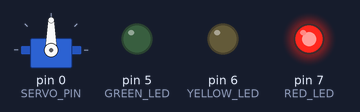
Bench run of a sketch on a simulated Arduino Uno, built with avr-gcc and run on an emulated ATmega328P. Parts: servo, output pins drawn as LEDs (lit = HIGH).

Above: at 0.05 s.
At 2.5 s:
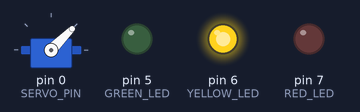
At 4.95 s:
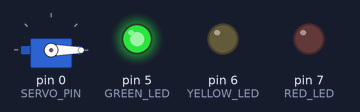
Timing chart, 0 to 6.5 s (numbered marks = the images above):
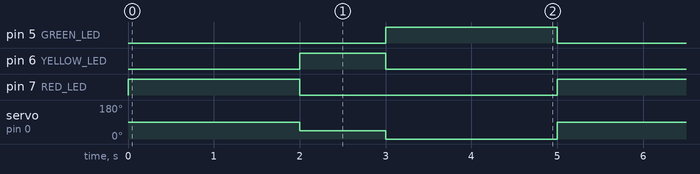

Measured:
- by itself, pin 5 (GREEN_LED), pin 7 (RED_LED): alternates HIGH for 2.0 s and LOW for 3.0 s
- by itself, pin 6 (YELLOW_LED): alternates HIGH for 1.0 s and LOW for 4.0 s
- by itself, servo on pin 0 (SERVO_PIN): repeats every 5.0 s: 0° 2.0 s, 90° 2.0 s, 45° 1.0 s

The sketch:

Traffic_Light_Control.ino
```cpp
#include <Servo.h>

Servo myServo;

const int RED_LED = 7;
const int YELLOW_LED = 6;
const int GREEN_LED = 5;

const int SERVO_PIN = 0;

void setup()
{
  pinMode(RED_LED, OUTPUT);
  pinMode(YELLOW_LED, OUTPUT);
  pinMode(GREEN_LED, OUTPUT);

  myServo.attach(SERVO_PIN);
}

void loop()
{
  digitalWrite(RED_LED, HIGH);
  myServo.write(90);
  delay(2000);

  digitalWrite(RED_LED, LOW);

  digitalWrite(YELLOW_LED, HIGH);
  myServo.write(45);
  delay(1000);

  digitalWrite(YELLOW_LED, LOW);

  digitalWrite(GREEN_LED, HIGH);
  myServo.write(0);
  delay(2000);

  digitalWrite(GREEN_LED, LOW);
}
```
